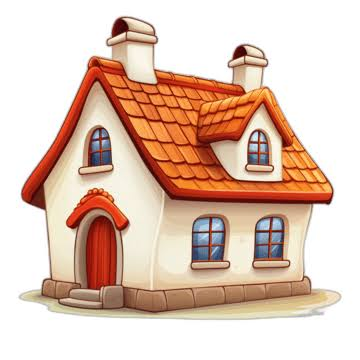
#> input picture images.jpg, 360 x 360 px
$ python EX1.py
#> lines starting #> are read from the running program, lines starting #| are printed output that depends on the picture
import cv2
import numpy as np
import matplotlib.pyplot as plt
import os

folder = os.path.dirname(os.path.abspath(__file__))
image_path = os.path.join(folder, "images.jpg")
image = cv2.imread(image_path)
#> image is the input picture: shape (360, 360, 3); mean B, G, R 182.2, 197.5, 224.5
if image is None:
    print("Error: Image not found!")
    exit()
image_rgb = cv2.cvtColor(image, cv2.COLOR_BGR2RGB)
mean_filter = cv2.blur(image, (5, 5))
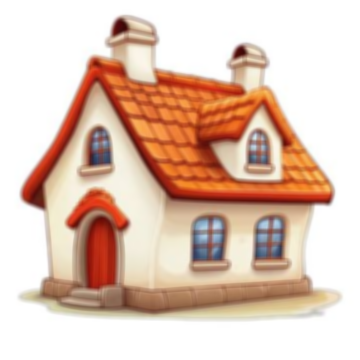
#> mean_filter: shape (360, 360, 3); mean B, G, R 182.2, 197.5, 224.5
gaussian_filter = cv2.GaussianBlur(image, (5, 5), 0)
median_filter = cv2.medianBlur(image, 5)
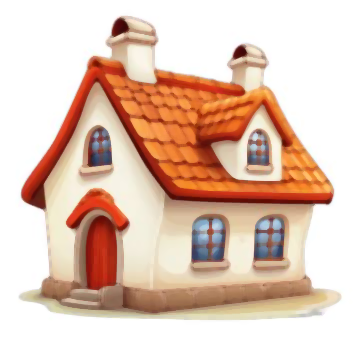
#> median_filter: shape (360, 360, 3); mean B, G, R 183.3, 199, 226.4
bilateral_filter = cv2.bilateralFilter(image, 9, 75, 75)
cv2.imwrite(
    os.path.join(folder, "mean_filter.jpg"),
    mean_filter
)
cv2.imwrite(
    os.path.join(folder, "gaussian_filter.jpg"),
    gaussian_filter
)
cv2.imwrite(
    os.path.join(folder, "median_filter.jpg"),
    median_filter
)
cv2.imwrite(
    os.path.join(folder, "bilateral_filter.jpg"),
    bilateral_filter
)
mean_rgb = cv2.cvtColor(mean_filter, cv2.COLOR_BGR2RGB)
gaussian_rgb = cv2.cvtColor(gaussian_filter, cv2.COLOR_BGR2RGB)
median_rgb = cv2.cvtColor(median_filter, cv2.COLOR_BGR2RGB)
bilateral_rgb = cv2.cvtColor(bilateral_filter, cv2.COLOR_BGR2RGB)
plt.figure(figsize=(12, 8))
plt.subplot(2, 3, 1)
plt.imshow(image_rgb)
plt.title("Original Image")
plt.axis("off")
plt.subplot(2, 3, 2)
plt.imshow(mean_rgb)
plt.title("Mean Filter")
plt.axis("off")
plt.subplot(2, 3, 3)
plt.imshow(gaussian_rgb)
plt.title("Gaussian Filter")
plt.axis("off")
plt.subplot(2, 3, 4)
plt.imshow(median_rgb)
plt.title("Median Filter")
plt.axis("off")
plt.subplot(2, 3, 5)
plt.imshow(bilateral_rgb)
plt.title("Bilateral Filter")
plt.axis("off")
plt.tight_layout()
plt.show()
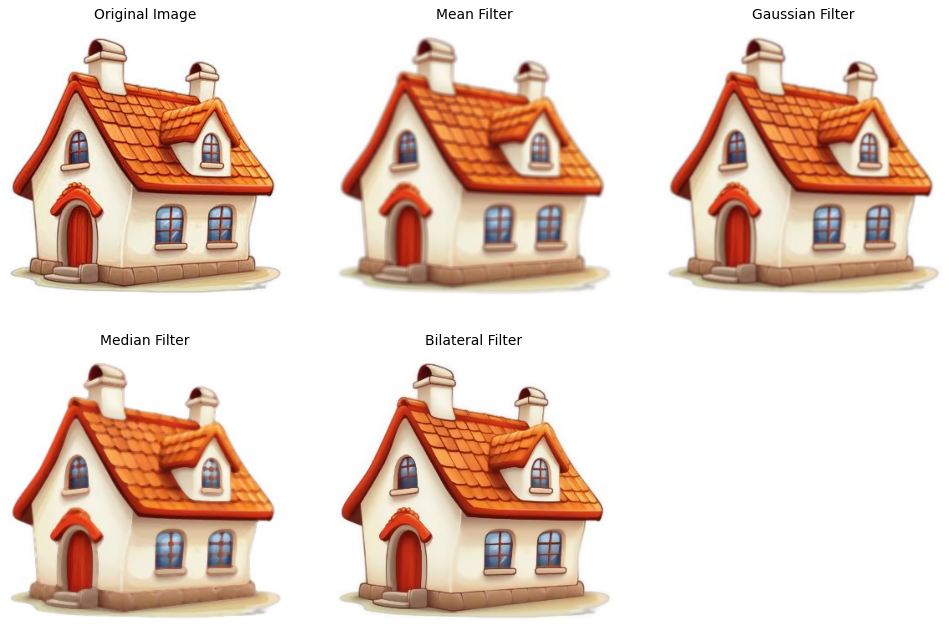
#> figure drawn by matplotlib, 5 panels
